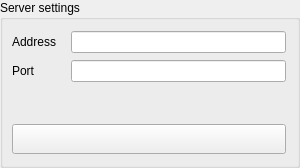
           <widget class="QGroupBox" name="groupBox_5">
            <property name="sizePolicy">
             <sizepolicy hsizetype="Preferred" vsizetype="Preferred">
              <horstretch>0</horstretch>
              <verstretch>0</verstretch>
             </sizepolicy>
            </property>
            <property name="minimumSize">
             <size>
              <width>300</width>
              <height>0</height>
             </size>
            </property>
            <property name="title">
             <string>Server settings</string>
            </property>
            <layout class="QVBoxLayout" name="verticalLayout_15">
             <property name="leftMargin">
              <number>9</number>
             </property>
             <item>
              <layout class="QFormLayout" name="formLayout_7">
               <property name="sizeConstraint">
                <enum>QLayout::SetDefaultConstraint</enum>
               </property>
               <property name="formAlignment">
                <set>Qt::AlignCenter</set>
               </property>
               <property name="horizontalSpacing">
                <number>15</number>
               </property>
               <property name="verticalSpacing">
                <number>7</number>
               </property>
               <property name="bottomMargin">
                <number>0</number>
               </property>
               <item row="0" column="0">
                <widget class="QLabel" name="label_19">
                 <property name="text">
                  <string>Address</string>
                 </property>
                </widget>
               </item>
               <item row="0" column="1">
                <widget class="QLineEdit" name="lineEdit_serverIP">
                 <property name="sizePolicy">
                  <sizepolicy hsizetype="Preferred" vsizetype="Preferred">
                   <horstretch>0</horstretch>
                   <verstretch>0</verstretch>
                  </sizepolicy>
                 </property>
                </widget>
               </item>
               <item row="1" column="0">
                <widget class="QLabel" name="label_20">
                 <property name="text">
                  <string>Port</string>
                 </property>
                </widget>
               </item>
               <item row="1" column="1">
                <widget class="QLineEdit" name="lineEdit_serverPort">
                 <property name="sizePolicy">
                  <sizepolicy hsizetype="Preferred" vsizetype="Preferred">
                   <horstretch>0</horstretch>
                   <verstretch>0</verstretch>
                  </sizepolicy>
                 </property>
                </widget>
               </item>
              </layout>
             </item>
             <item>
              <layout class="QHBoxLayout" name="horizontalLayout_10">
               <property name="leftMargin">
                <number>0</number>
               </property>
               <property name="topMargin">
                <number>0</number>
               </property>
               <item>
                <widget class="QLabel" name="label_incorrect_operation">
                 <property name="minimumSize">
                  <size>
                   <width>0</width>
                   <height>30</height>
                  </size>
                 </property>
                 <property name="maximumSize">
                  <size>
                   <width>250</width>
                   <height>16777215</height>
                  </size>
                 </property>
                 <property name="palette">
                  <palette>
                   <active>
                    <colorrole role="WindowText">
                     <brush brushstyle="SolidPattern">
                      <color alpha="255">
                       <red>255</red>
                       <green>0</green>
                       <blue>0</blue>
                      </color>
                     </brush>
                    </colorrole>
                   </active>
                   <inactive>
                    <colorrole role="WindowText">
                     <brush brushstyle="SolidPattern">
                      <color alpha="255">
                       <red>255</red>
                       <green>0</green>
                       <blue>0</blue>
                      </color>
                     </brush>
                    </colorrole>
                   </inactive>
                   <disabled>
                    <colorrole role="WindowText">
                     <brush brushstyle="SolidPattern">
                      <color alpha="255">
                       <red>120</red>
                       <green>120</green>
                       <blue>120</blue>
                      </color>
                     </brush>
                    </colorrole>
                   </disabled>
                  </palette>
                 </property>
                 <property name="text">
                  <string/>
                 </property>
                 <property name="alignment">
                  <set>Qt::AlignCenter</set>
                 </property>
                 <property name="wordWrap">
                  <bool>true</bool>
                 </property>
                </widget>
               </item>
              </layout>
             </item>
             <item>
              <widget class="QPushButton" name="pushButton_confirmOperation">
               <property name="sizePolicy">
                <sizepolicy hsizetype="Minimum" vsizetype="Preferred">
                 <horstretch>0</horstretch>
                 <verstretch>0</verstretch>
                </sizepolicy>
               </property>
               <property name="minimumSize">
                <size>
                 <width>0</width>
                 <height>30</height>
                </size>
               </property>
               <property name="text">
                <string/>
               </property>
               <property name="autoDefault">
                <bool>true</bool>
               </property>
              </widget>
             </item>
            </layout>
           </widget>
